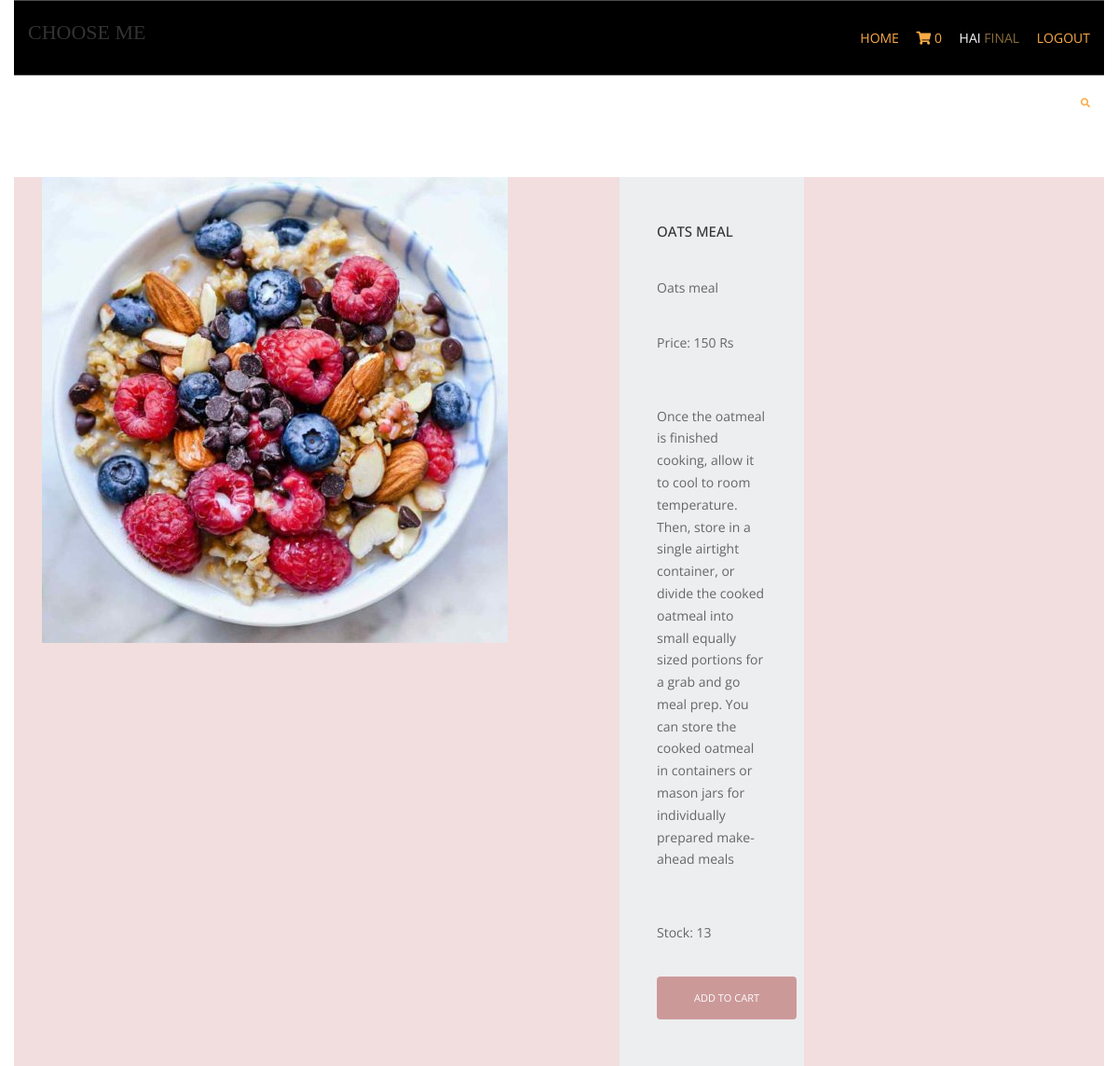
Screenshot of /breakfast/oats-meal (signed in) with the database file from the repository.
### shop/models.py (models this page shows, shortened)
class products(models.Model):
    name = models.CharField(max_length=250, unique=True)
    slug = models.SlugField(max_length=250, unique=True)
    img= models.ImageField(upload_to='products')
    desc=models.TextField()
    stock=models.IntegerField()
    available=models.BooleanField()
    price=models.IntegerField()
    category=models.ForeignKey(catlog,on_delete=models.CASCADE)

### shop/views.py (the view)
# urls.py: path('<slug:c_slug>/<slug:product_slug>', views.prodDetails, name='itemdetails'),
@login_required(login_url='login')
def prodDetails(request,c_slug,product_slug):
    try:
        prod=products.objects.get(category__slug=c_slug,slug=product_slug)
    except Exception as e:
        raise e
    return render(request,'item.html',{'pr':prod})

### cart/context_processor.py (called while the page is built)
def count(request):
    item_count=0
    if 'admin' in request.path:
        return {}
    else:
        try:
            ct=cartlist.objects.filter(cart_id=c_id(request))
            cti=items.objects.all().filter(cart=ct[:1])
            for c in cti:
                item_count +=c.quan
        except cartlist.DoesNotExist:
            item_count=0
        return dict(itc=item_count)

### cart/views.py (called while the page is built)
def c_id(request):
    ct_id=request.session.session_key
    if not ct_id:
        ct_id=request.session.create()
    return ct_id

### template/item.html (shortened to what this page needs)
{% extends 'base.html' %}
{% load static %}
{% block content %}
<html lang="en">
<head>
     <link rel="stylesheet" href="https://maxcdn.bootstrapcdn.com/bootstrap/3.4.1/css/bootstrap.min.css">
    <link href="{% static 'pr/fontawesome/css/all.min.css" rel="stylesheet" />
    <link href="{% static 'pr/css/templatemo-comparto.css" rel="stylesheet" />
</head>
<body>
  <br><br>
        <section class="tm-mb-1" id="about">
            <div class="tm-row tm-about-row col-md-12 bg-danger">
                <div class="tm-section-1-l col-md-6">
                    <img src="{{pr.img.url}}" alt="About image" class="tm-img-responsive" style="width: 500px; height: 500px;">
                </div>
                <div class="col-md-6">
                <article class="tm-section-1-r tm-bg-color-8">
                    <h2 class="tm-mb-2 tm-title-color">{{pr.name}}</h2>
                    <p>{{pr.name}}</p>
                    <p>Price: {{pr.price}} Rs</p><br><p>{{pr.desc}}</p>
                    <br>
                    <p>Stock: {{pr.stock}}</p>
                    {% if  pr.stock <= 0 %}
                    <h2 style="color:red"> Sorry .No stock Left </h2>
                    {% else %}
                    <a href="{% url 'add_cart' pr.id %}" class="tm-btn tm-btn-1 btn btn-danger tm-link-to-services">Add to cart</a>
                    {% endif %}
                </article>
                </div>
            </div>
        </section>
</body>
</html>
{% endblock %}

### template/base.html (shortened to what this page needs)
{% load static %}
<html lang="">
<head>
    <link rel="stylesheet" href="https://maxcdn.bootstrapcdn.com/bootstrap/3.4.1/css/bootstrap.min.css">
<link href="{% static 'hm/layout/styles/layout.css' %}" rel="stylesheet" type="text/css" media="all">
</head>
<body id="top">
<div class="bgded overlay" style="background-image:url('/static/hm/images/demo/backgrounds/bg-body.jpg');">
  <div class="wrapper row1">
    <header id="header" class="hoc clear">
      <div id="logo" class="fl_left">
        <h1 style="font-family:Fantasy"><a href="/">Choose Me</a></h1>
      </div>
      <nav id="mainav" class="fl_right">
        <ul class="clear">
          <li class="active"><a href="{% url 'home' %}">home</a></li>
      <li class="active"><a href="{% url 'cart_details' %}"><i class="fa fa-shopping-cart"></i>&nbsp;{{itc}}</a></li>
             {% if user.is_authenticated %}
            <li><a href="#"> hai <span class="text-warning">{{ user.username }}</span></a></li>
            <li class="active"><a href="{% url 'logout' %}">logout</a></li>
            {% else %}
             <li class="active"><a href="{% url 'login' %}">Login</a></li>
            <li class="active"><a href="{% url 'register' %}">register</a></li>
            {% endif %}
        </ul>
      </nav>
    </header>
  </div>
  </div>
 <div class="wrapper row0 ">
    <div id="topbar" class="hoc clear">
      <div class="fl_right">
        <ul class="nospace">
          <li id="searchform">
          </li>
        </ul>
      </div>
    </div>
  </div>
  {% block content %}
  {% endblock %}
  </body>
  </html>

### static/hm/layout/styles/layout.css (style rules this page uses)
.row1 { border:solid; border-width:1px 0; }
#topbar { padding:20px 0; font-size:.8rem; text-transform:uppercase; }
#topbar ul li { display:inline-block; margin-right:15px; }
#topbar ul li:last-child { margin-right:0; padding-right:0; border-right:none; }
#topbar #searchform { position:relative; line-height:1; z-index:9999; }
#topbar #searchform::after { display:block; height:18px; line-height:18px; padding:0; font-family:"Font Awesome\ 5 Free"; font-weight:900; font-size:1rem; content:"\f002"; }
#topbar #searchform ::placeholder { text-transform:capitalize; }
#header #logo { margin:22px 0 0 0; }
#header #logo h1 { margin:0; padding:0; font-size:2.2rem; text-transform:uppercase; }
*, *::before, *::after { transition:all .3s ease-in-out; }
nav ul, nav ol { margin:0; padding:0; list-style:none; }
#mainav, #breadcrumb, .sidebar nav { line-height:normal; }
#mainav ul { text-transform:uppercase; }
#mainav li { display:inline-block; position:relative; margin:0 15px 0 0; padding:0; }
#mainav li:last-child { margin-right:0; }
#mainav li a { display:block; padding:30px 0; }
body { color:#A5A6AA; background-color:#1C1D21; }
a { color:#FBAB45; }
.overlay { color:#FFFFFF; background-color:inherit; }
.overlay::after { color:inherit; background-color:rgba(0,0,0,.55); }
.btn, .btn.inverse:hover { color:#FFFFFF; background-color:#FBAB45; border-color:#FBAB45; }
.row1 { border-color:rgba(255,255,255,.3); }
#topbar #searchform { color:#FBAB45; }
#header #logo h1 a { color:inherit; }
#mainav li a { color:inherit; }
#mainav .active a, #mainav a:hover, #mainav li:hover > a { color:#FBAB45; background-color:inherit; }
@media screen and (min-width:1140px) { .hoc { max-width:1140px; } }

### static/pr/css/templatemo-comparto.css (style rules this page uses)
*, *::before, *::after { box-sizing: border-box; outline: none; }
ul, h1, h2, h3, h4, p, figure { padding: 0; margin: 0; }
body { font-family: 'Open Sans', Arial, sans-serif; font-size: 18px; overflow-x: hidden; padding-left: 15px; padding-right: 15px; margin: 0; }
h2 { font-size: 1.5rem; }
a { transition: all 0.3s ease; text-decoration: none; }
p { color: #666; line-height: 1.7; margin-bottom: 35px; }
h1, h2, h3, h4, h5, h6 { color: #333; }
.tm-mb-1 { margin-bottom: 20px; }
.tm-mb-2 { margin-bottom: 40px; }
.tm-bg-color-8 { background-color: #EDEEEF; }
.tm-img-responsive { max-width: 100%; height: auto; }
.tm-section-1-l { width: 57.85%; margin-right: 1.65%; }
.tm-section-1-r { padding: 50px 40px; width: 40.5%; }
.tm-row { display: flex; }
.tm-btn { display: inline-block; padding: 15px 40px; font-size: 1.1rem; border: none; background-color: #CC9999; color: white; }
a { color: #666; }

### static/hm/layout/styles/framework.css (style rules this page uses)
html { overflow-y:scroll; overflow-x:hidden; }
html, body { margin:0; padding:0; font-size:14px; line-height:1.6em; }
*, *::before, *::after { box-sizing:border-box; }
.nospace { margin:0; padding:0; list-style:none; }
.overlay { position:relative; z-index:1; }
.overlay::after { display:block; position:absolute; top:0; left:0; width:100%; height:100%; content:""; z-index:-1; }
.bgded { background-position:top center; background-repeat:no-repeat; background-size:cover; }
.btn { display:inline-block; padding:8px 18px 10px; text-transform:uppercase; border:1px solid; }
.clear, .group { display:block; }
.clear::before, .clear::after, .group::before, .group::after { display:table; content:""; }
.clear, .clear::after, .group, .group::after { clear:both; }
a { outline:none; text-decoration:none; }
.fl_left, .imgl { float:left; }
.fl_right, .imgr { float:right; }
img { width:auto; max-width:100%; height:auto; margin:0; padding:0; border:none; line-height:normal; vertical-align:middle; }
body, input, textarea, select { font-family:Verdana, Geneva, sans-serif; }
h1, h2, h3, h4, h5, h6, .heading { font-family:Georgia, "Times New Roman", Times, serif; }
::placeholder { opacity:1; }
h1, h2, h3, h4, h5, h6, .heading { margin:0 0 20px 0; font-size:1.4rem; line-height:normal; font-weight:normal; text-transform:uppercase; }
.wrapper { display:block; position:relative; width:100%; margin:0; padding:0; text-align:left; word-wrap:break-word; }
.hoc { display:block; margin:0 auto; }
address, article, aside, figcaption, figure, footer, header, main, nav, section { display:block; margin:0; padding:0; }

### rows the page displays
products: img (picture), name "OATS MEAL", name "Oats meal", price "150", desc "Once the oatmeal is finished cooking, allow it to cool to room temperature. Then, store in a single airtight container, or divide the cooked oatmeal into small equally sized portions for a grab and go meal prep. You can store the cooked oatmeal in containers or mason jars for individually prepared make-ahead meals", stock "13"

### other values shown
{{ itc }} "0"
{{ user.username }} "FINAL"
